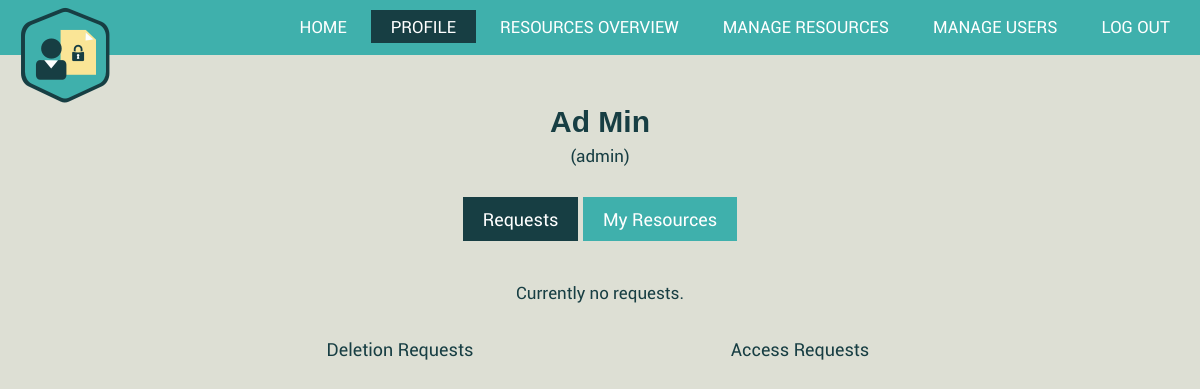
The app's page /profile/ (signed in), older data.
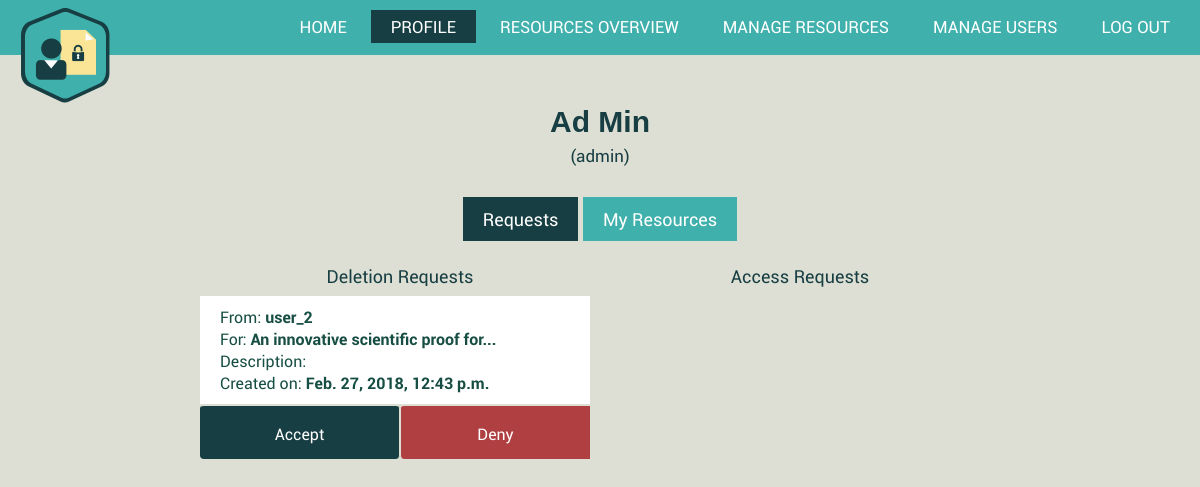
The same page, newer data.
### AuthorizationManagement/models.py (models this page shows)
class Request(models.Model):
    sender = models.ForeignKey(CustomUser, on_delete = models.CASCADE)
    creationDate = models.DateTimeField(default=datetime.now, blank=True)
    resource = models.ForeignKey(Resource, on_delete = models.CASCADE)
    description = models.CharField(max_length=250, default = '')
    type=""
    class Meta:
        abstract = True
        unique_together=('sender','resource',) # This tuple must be unique when considered together

class DeletionRequest(Request):
    type = 'deletion'

class Resource(models.Model):
    type = models.CharField(max_length=50, default = '')
    name = models.CharField(max_length=150, default = '')
    description = models.CharField(max_length=250, default = '')
    creationDate = models.DateTimeField(default=datetime.now, blank=True)
    readers = models.ManyToManyField(CustomUser, related_name= 'reader')
    owners = models.ManyToManyField(Owner, related_name= 'owner')
    link = models.FileField(upload_to='')

### AuthorizationManagement/views.py (the view)
# urls.py: re_path(r'^profile/$', ProfileView.as_view(), name = 'profile'),
@method_decorator(never_cache, name='dispatch')
@method_decorator(login_required, name='dispatch')
class ProfileView(generic.ListView):
    model = AccessRequest.objects.none()
    template_name = 'AuthorizationManagement/profile.html'
    context_object_name = "requests_list"
    paginate_by = 4
    def get(self,request):
        current_user = self.request.user
        resources = MyResourcesView.get_queryset(self)
        if resources.exists():
            self.model = AccessRequest.objects.filter(resource__in=resources).order_by('-creationDate')
        if self.model.exists():
            if current_user.is_staff and DeletionRequest.objects.all().exists():
                self.model=get_sorted_requests(self.model, DeletionRequest.objects.all().order_by('-creationDate'))
        else:
            if current_user.is_staff and DeletionRequest.objects.all().exists():
                self.model = DeletionRequest.objects.all().order_by('-creationDate')
        return super(ProfileView, self).get(request)
    def get_queryset(self):
        return self.model
    def get_context_data(self, **kwargs):
        context = super(ProfileView, self).get_context_data(**kwargs)
        context['is_admin'] = self.request.user.is_staff
        return context

### AuthorizationManagement/views.py (called while the page is built)
    def get_queryset(self):
        current_user = Owner.objects.get(id=self.request.user.id)
        return current_user.owner.all()

### AuthorizationManagement/templates/AuthorizationManagement/profile.html (shortened to what this page needs)
{% extends "AuthorizationManagement/base.html" %}
{% block profile %}
class="active";
{% endblock %}
{% block styles %}
{% load static %}
<link rel="stylesheet" type="text/css" href="{% static 'AuthorizationManagement/css/base.css' %}"/>
<link rel="stylesheet" type="text/css" href="{% static 'AuthorizationManagement/css/modal-dialog-req.css' %}" />
<link rel="stylesheet" type="text/css" href="{% static 'AuthorizationManagement/css/profile.css' %}" />
<link rel="stylesheet" type="text/css" href="{% static 'AuthorizationManagement/css/resources-overview.css' %}" />
{% endblock %}
{% block body %}
<div class="body">
   <button onclick="showEditForm()" class="name" id="name"><strong>{{ user.first_name }} {{user.last_name}}</strong></button>
   <p>({{user.username}})</p>
</div>
{% block requests_or_resources %}
<div class="mini-nav">
   <a href="/profile/" class="current">Requests</a></li>
   <a href="/profile/my-resources" class="noncurrent">My Resources</a></li>
</div>
{% if not requests_list %}
<p class="body"> Currently no requests. </p>
{% endif %}
{% if is_admin %}
<div class="admin-container">
   <p class="access-request"> Access Requests </p>
   <p class="deletion-request"> Deletion Requests </p>
   {% for request in requests_list %}
   {% if request.type == 'access' %}
   <div class="info-access-req-adm">
      <p> From: <strong>{{request.sender.username}} </strong></p>
      <p> For: <strong>{{request.resource.name}} </strong></p>
      <p> Description: <strong>{{request.description}} </strong></p>
      <p> Created on: <strong>{{request.creationDate}}</strong></p>
   </div>
   <a href="#approve-request-{{request.id}}" class="admin-acc-accept-btn"> Accept </a>
   <div id="approve-request-{{request.id}}" class="modalDialog">
      <div>
         <a href="" title="Close" id="x"> x </a>
         <form action="/approve-access-request/{{request.id}}" method="post">
            {% csrf_token %}
            <div class="row">
               <p> Are you sure you want to <strong>approve</strong> the access request for resource:
                  <strong>{{request.resource.name}}</strong>?
               </p>
               <br>
            </div>
            <div class="row">
               <label for="desc">Message: </label><br>
               <textarea id="descr" name = "descr" placeholder="optional" maxlength="250" cols = "51" rows = "7"></textarea>
               <input id="yes" type="submit" value="Yes, allow permission">
               <a href="" title="close" id="close"> Close </a>
            </div>
         </form>
      </div>
   </div>
   <a href="#deny-request-{{request.id}}" class="admin-acc-deny-btn"> Deny </a>
   <div id="deny-request-{{request.id}}" class="modalDialog">
      <div>
         <a href="" title="Close" id="x"> x </a>
         <form action="/deny-access-request/{{request.id}}" method="post">
            {% csrf_token %}
            <div class="row">
               <p> Are you sure you want to <strong>deny</strong> the access request for resource:
                  <strong>{{request.resource.name}}</strong>?
               </p>
               <br>
            </div>
            <div class="row">
               <label for="descr">Message: </label><br>
               <textarea id="descr" name = "descr" placeholder="optional" maxlength="250" cols = "51" rows = "7"></textarea>
            </div>
            <input id="no" type="submit" value="Yes, deny permission">
            <a href="" title="close" id="close"> Close </a>
         </form>
      </div>
   </div>
   {% elif request.type == 'deletion' %}
   <div class="info-deletion-req-adm">
      <p> From: <strong>{{request.sender.username}} </strong></p>
      <p> For: <strong>{{request.resource.name}} </strong></p>
      <p> Description: <strong>{{request.description}} </strong></p>
      <p> Created on: <strong>{{request.creationDate}} </strong></p>
   </div>
   <a href="#approve-request-{{request.id}}" class="admin-del-accept-btn"> Accept </a>
   <a href="#deny-request-{{request.id}}" class="admin-del-deny-btn"> Deny </a>
   {% endif %}
   {% endfor %}
</div>
{% endif %}
{% endblock %}
{% endblock %}

### AuthorizationManagement/templates/AuthorizationManagement/base.html (shortened to what this page needs)
<html>
   <head>
      {% load static %}
      <link rel="stylesheet" type="text/css" href="{% static 'AuthorizationManagement/css/fonts.css' %}" />
      <link rel="stylesheet" type="text/css" href="{% static 'AuthorizationManagement/css/base.css' %}" />
      {% block styles %}{% endblock %}
   </head>
   <body>
      <header>
         <div class "row">
            <div class="logo">
               <img src="{% static 'AuthorizationManagement/images/logo.png' %}">
            </div>
            <ul id="main-nav">
               <li><a {% block home%}{% endblock %} href="/">Home</a></li>
               <li><a {% block profile%}{% endblock %} href="/profile/">Profile</a></li>
               <li><a {% block overview%}{% endblock %} href="/resources-overview/">Resources Overview</a></li>
               {% if is_admin %}
               <li><a {% block resource-manager%}{% endblock %} href="/resource-manager/">Manage Resources</a></li>
               <li><a {% block user-manager%}{% endblock %} href="/user-manager/">Manage Users</a></li>
               {% endif %}
               <li><a {% block logout%}{% endblock %} href="/authentification/logout">Log out</a></li>
            </ul>
         </div>
      </header>
      {% block body %}
      {% endblock %}
   </body>
</html>

### AuthorizationManagement/static/AuthorizationManagement/css/base.css (style rules this page uses)
* { margin:0; padding:0; }
header { background-color: #3fb0ac; height: 55px; }
body { font-family: "Roboto", sans-serif; background-color: #dddfd4; }
.logo img { margin-left: 20px; margin-top: 5px; width: 100px; height: 100px; float: left; }
#main-nav { float: right; margin-top: 15px; margin-right: 10px; }
#main-nav { list-style: none; }
#main-nav li { display: inline-block; }
#main-nav li a { color: white; text-decoration: none; padding: 5px 20px; font-family: "Roboto", sans-serif; font-size: 1.4vw; text-transform: uppercase; }
.active { background-color: #173e43; }

### AuthorizationManagement/static/AuthorizationManagement/css/profile.css (style rules this page uses)
.body { text-align: center; font-family: "Roboto", sans-serif; font-size: 17px; color: #173e43; margin-top: 50px; }
.name { font-size: 30px; border: none; background: none; text-decoration: none; margin-bottom: 5px; color: #173e43; }
.mini-nav { font-family: "Roboto", sans-serif; font-size: 1.5vw; margin-top: 40px; text-align: center; }
.current { padding: 10px 20px; text-decoration: none; color: white; background: #173e43; }
.noncurrent { padding: 10px 20px; text-decoration: none; color: white; background: #3fb0ac; }
.admin-container { display: grid; grid-template-columns: repeat(6, 1fr); grid-template-rows: 40px auto 55px auto 55px; grid-auto-flow: column; font-family: "Roboto", sans-serif; margin-top: 15px; }
.access-request { grid-column: 4/6; color: #173e43; text-align: center; font-size: 18px; padding: 5px 10px; margin-top: 13px; }
.deletion-request { grid-column: 2/4; color: #173e43; text-align: center; font-size: 18px; padding: 5px 10px; margin-top: 13px; }
.info-deletion-req-adm { grid-column: 2/4; border-top: 10px solid #dddfd4; border-right: 10px solid #dddfd4; background: #ffffff; text-decoration: none; text-align: left; padding: 10px 20px; color: #174e43; font-size: 16px; }
.admin-del-accept-btn { grid-column: 2/3; text-decoration: none; background: #173e43; color: white; padding: 17px 20px; text-align:center; border-top: 2px solid #dddfd4; border-right: 1px solid #dddfd4; border-radius: 4px; }
.admin-del-deny-btn { grid-column: 3/4; text-decoration: none; background: #b03f41; color: white; padding: 17px 20px; text-align: center; border-top: 2px solid #dddfd4; border-left: 1px solid #dddfd4; border-right: 10px solid #dddfd4; border-radius: 4px; }

### AuthorizationManagement/static/AuthorizationManagement/css/resources-overview.css (style rules this page uses)
.active { color: #3fb0ac; }

Row changes from the older to the newer data that the page shows:
added DeletionRequest: sender.username "user_2", resource.name "An innovative scientific proof for...", creationDate "Feb. 27, 2018, 12:43 p.m."
Text that changed along with them:
text no longer shown: "Currently no requests."
